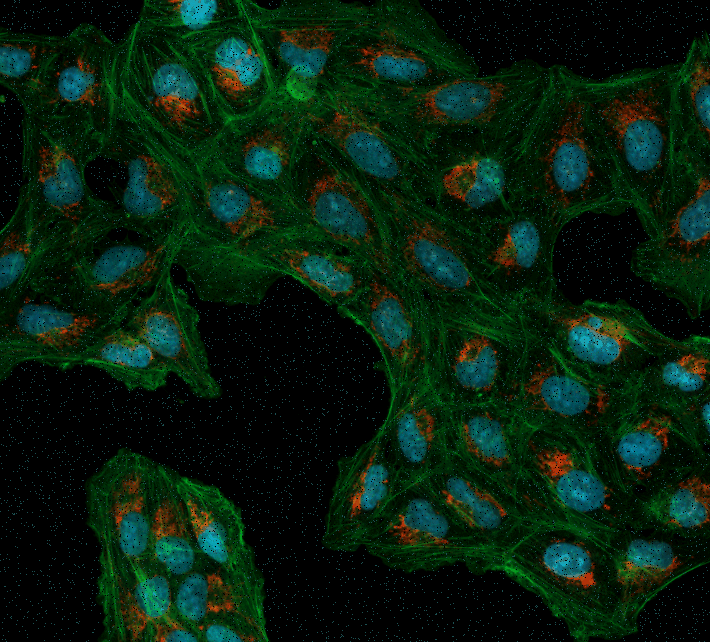
#> input picture images/Osteosarcoma_01_8bit_salt_pepper_cropped.tif, 710 x 642 px
$ python 'tutorial04_appreciating the simplicity of python.py'
#> lines starting #> are read from the running program, lines starting #| are printed output that depends on the picture

#Video Playlist: https://www.youtube.com/playlist?list=PLHae9ggVvqPgyRQQOtENr6hK0m1UquGaG


"""
Introductory python tutorials for image processing

Tutorial 3: Appreciating the simplicity of Python code

"""

from skimage import io, filters
from matplotlib import pyplot as plt

img = io.imread('images/Osteosarcoma_01_8bit_salt_pepper_cropped.tif')
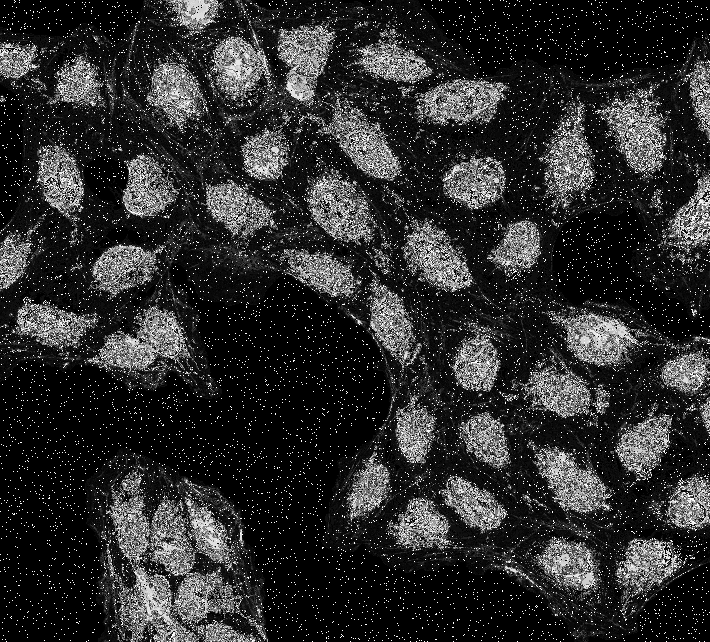
#> img: shape (642, 710); min 0, max 255, mean 45.3
gaussian_img = filters.gaussian(img, sigma=1)
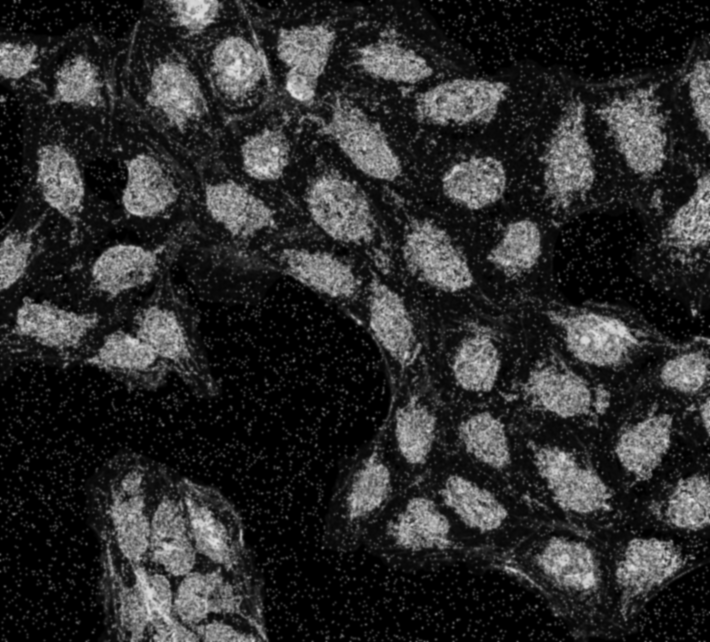
#> gaussian_img: shape (642, 710) float64; min 0, max 0.905, mean 0.178

plt.imshow(gaussian_img)
